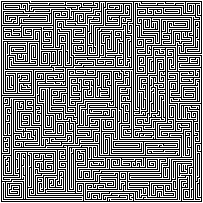
#> input picture maze.png, 203 x 203 px
$ python maze_solver.py
#> lines starting #> are read from the running program, lines starting #| are printed output that depends on the picture
from PIL import Image, ImageDraw, ImageOps
import sys

#Maze generator used for mazes:
# http://hereandabove.com/maze/mazeorig.form.html

#recursive method
def solveRecursiveMaze(arr, width, height, exitX, exitY, x,y):
    successful = False
    if (x,y) == (exitX,exitY):
        successful = True
    elif isValid(arr,width,height,x,y):
        arr[x][y] = "V" #set to V to show it's a visited path
        successful = solveRecursiveMaze(arr, width, height, exitX, exitY, x-1, y)
        if not successful:
            successful = solveRecursiveMaze(arr, width, height, exitX, exitY, x, y+1)
        if not successful:
            successful = solveRecursiveMaze(arr, width, height, exitX, exitY, x+1, y)
        if not successful:
            successful = solveRecursiveMaze(arr, width, height, exitX, exitY, x, y-1)
    if successful:
        arr[x][y] = "P" #Mark as P to show it's a valid path
    return successful

#are the values in the array, and is it a valid path
def isValid(arr,width,height,x,y):
    if x < width and y < height and x >= 0 and y >= 0:
        if arr[x][y] == "W":
            return True
    return False

#find the entryPoint of the maze
def getEntryPoint(arr, width, height):
    #traverse along top
    for x in range(1, width - 1):
        if(arr[x][1] == 'W'):
            return x,1

    #traverse left side
    for y in range(1, height - 1):
        if(arr[1][y] == 'W'):
            return 1,y
    raise Exception("Entry point was not found!")

#find the exitPoint of the maze
def getExitPoint(arr, width, height):
    #Traverse bottom
    for x in range(1, width - 1):
        if arr[x][height - 2] == 'W':
            return x, height - 2

    #Traverse right side
    for y in range(1, height - 1):
        if arr[width - 2][y] == 'W':
            return width - 2,y
    raise Exception("Exit point was not found!")

#Loop through the array and draw the solution
def drawSolution(arr,width,height):
    newImg = Image.new('RGB',(width,height),(0,0,0))
    for x in range(width):
        for y in range(height):
            charToRGB = {
                'W' : (255,255,255),
                'B' : (0,0,0),
                'P' : (0,255,0),
                'V' : (255,0,128)
            }
            newImg.putpixel((x, y),charToRGB[arr[x][y]])
    newImg.save("solution.png","png")
    newImg.show()


#2D array of each pixel, "W" representing a white pixel. "B" is representing a black pixel
def convertImageToArray(imageName):
#> called with imageName = 'maze.png'
    crop = Image.open(imageName).convert("RGB")
#> crop is the input picture: PIL image 203x203 RGB; 50.5% white; black in thin lines or dots
    maze = []
    width,height = crop.size
#> width = 203; height = 203
    for x in range(0, width):
        mazeX = []
        for y in range(0, height):
            if(crop.getpixel((x,y)) == (0,0,0)):
                mazeX.append("B")
            elif(crop.getpixel((x,y)) == (255,255,255)):
                mazeX.append("W")
        maze.append(mazeX)
    return maze, width, height

def main():
    solved = False
    maze,width,height = convertImageToArray("maze.png")
#> width = 203; height = 203
    x,y = getEntryPoint(maze,width,height)
#> x = 30; y = 1
    w,z = getExitPoint(maze,width,height)
#> w = 201; z = 54
    print("Entering maze at x = %d, y = %d"%(x,y))
#| Entering maze at x = 30, y = 1
    #if it is solved, draw the solution, if not just draw the entry/exit points
    solved = solveRecursiveMaze(maze,width,height,w,z,x,y)
#> solved = True
    if not solved:
        print("Cannot find solution")
    else:
        print("Solution found!")
        drawSolution(maze,width,height)
#> in drawSolution, `newImg = Image.new('RGB',(width,height),(0,0,0))`: newImg: PIL image 203x203 RGB; every value is 0
#> after the loop in drawSolution, `for x in range(width):`:
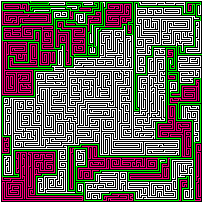
#> newImg: PIL image 203x203 RGB; mean R, G, B 106.9, 95.4, 90.3
    return 0 if solved else 1

if __name__ == "__main__":
    sys.setrecursionlimit(15000)
    sys.exit(main())
#> (the program exits here)
